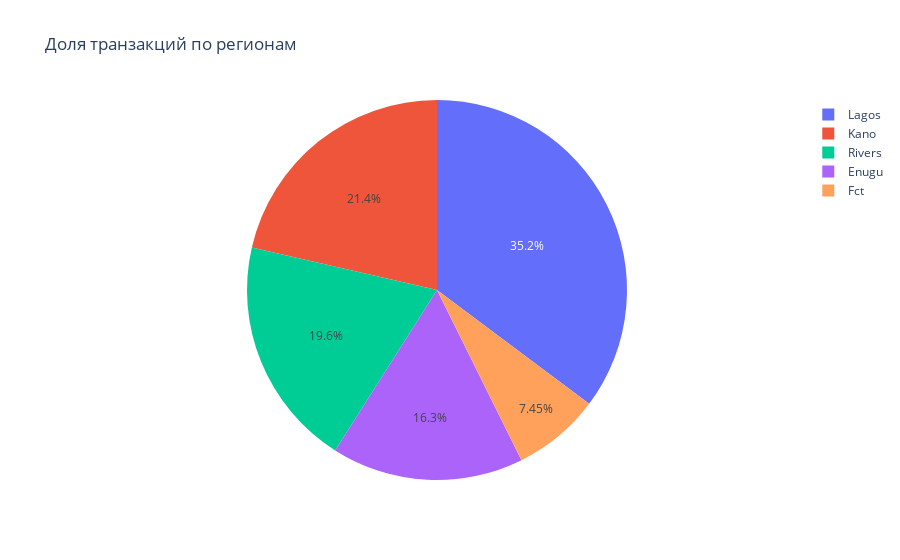

Here is the notebook cell this chart was saved with:
### Code cell
# Распределение транзакций по регионам
query_region_dist = """
    select region, count(*) as transaction_count
    from final_project.transactions
    group by region
    order by transaction_count desc
"""

df_region = load_sql_query(query_region_dist)

px.pie(df_region, names="region", values="transaction_count",
       title="Доля транзакций по регионам",
       template="plotly_white").show()

### Figure 1 — Plotly figure (JSON) as saved in the notebook; plotly's stock layout.template omitted (floating-point values rounded to 4 significant figures)
{"data": [{"domain": {"x": [0, 1], "y": [0, 1]}, "hovertemplate": "region=%{label}<br>transaction_count=%{value}<extra></extra>", "labels": ["Lagos", "Kano", "Rivers", "Enugu", "Fct"], "legendgroup": "", "name": "", "showlegend": true, "type": "pie", "values": [755073, 458764, 420098, 350251, 159652]}], "layout": {"autosize": true, "legend": {"tracegroupgap": 0}, "title": {"text": "Доля транзакций по регионам"}}}
